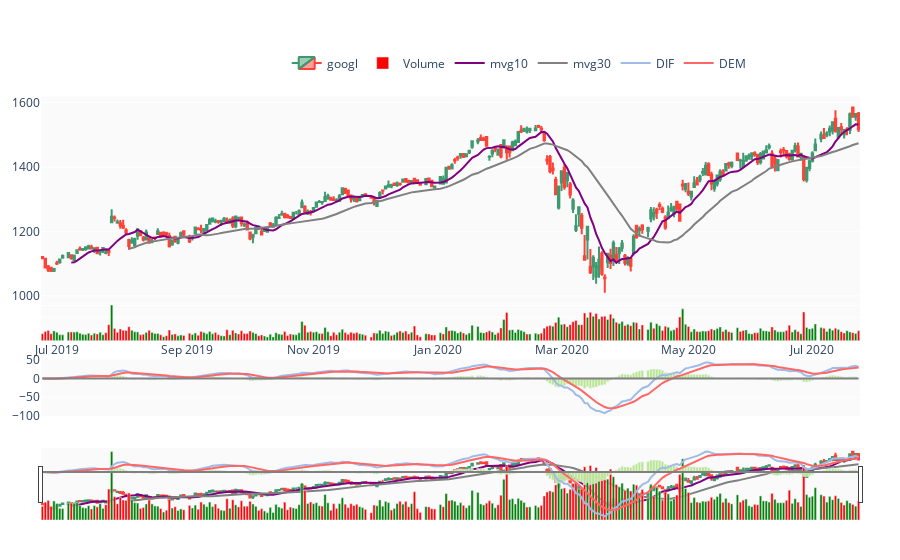

The cell this chart's notebook holds for it:
### Code cell
pp.add_macd()
pp.show()

### Figure 1 — Plotly figure (JSON) as saved in the notebook; plotly's stock layout.template omitted (floating-point values rounded to 4 significant figures; data arrays with more than 128 entries replaced by an {"elided": "..."} marker saying what was removed)
{"data": [{"close": {"elided": "274 float values"}, "high": {"elided": "274 float values"}, "low": {"elided": "274 float values"}, "name": "googl", "open": {"elided": "274 float values"}, "type": "candlestick", "x": {"elided": "274 str values"}, "yaxis": "y"}, {"marker": {"color": {"elided": "274 str values"}}, "name": "Volume", "type": "bar", "x": {"elided": "274 str values"}, "y": {"elided": "274 int values"}, "yaxis": "y2"}, {"line": {"color": "purple"}, "mode": "lines", "name": "mvg10", "showlegend": true, "type": "scatter", "x": {"elided": "274 str values"}, "y": {"elided": "274 float values"}, "yaxis": "y"}, {"line": {"color": "grey"}, "mode": "lines", "name": "mvg30", "showlegend": true, "type": "scatter", "x": {"elided": "274 str values"}, "y": {"elided": "274 float values"}, "yaxis": "y"}, {"line": {"color": "#a0bbe8"}, "mode": "lines", "name": "DIF", "showlegend": true, "type": "scatter", "x": {"elided": "274 str values"}, "y": {"elided": "274 float values"}, "yaxis": "y3"}, {"line": {"color": "#ff6767"}, "mode": "lines", "name": "DEM", "showlegend": true, "type": "scatter", "x": {"elided": "274 str values"}, "y": {"elided": "274 float values"}, "yaxis": "y3"}, {"line": {"color": "grey"}, "mode": "lines", "name": "macdBase1", "showlegend": false, "type": "scatter", "x": {"elided": "274 str values"}, "y": {"elided": "274 int values"}, "yaxis": "y3"}, {"name": "osc", "showlegend": false, "type": "bar", "x": {"elided": "274 str values"}, "y": {"elided": "274 float values"}, "yaxis": "y3"}], "layout": {"legend": {"orientation": "h", "x": 0.3, "y": 0.9, "yanchor": "bottom"}, "margin": {"b": 40, "l": 40, "r": 40, "t": 40}, "plot_bgcolor": "rgb(250, 250, 250)", "xaxis": {"anchor": "y2", "rangebreaks": [{"bounds": ["sat", "mon"]}, {"values": ["2015-12-25", "2016-01-01"]}], "rangeselector": {"visible": true}}, "yaxis": {"domain": [0.3, 0.85], "showticklabels": true}, "yaxis2": {"domain": [0.2, 0.3], "showticklabels": false}, "yaxis3": {"domain": [0, 0.15]}}}
